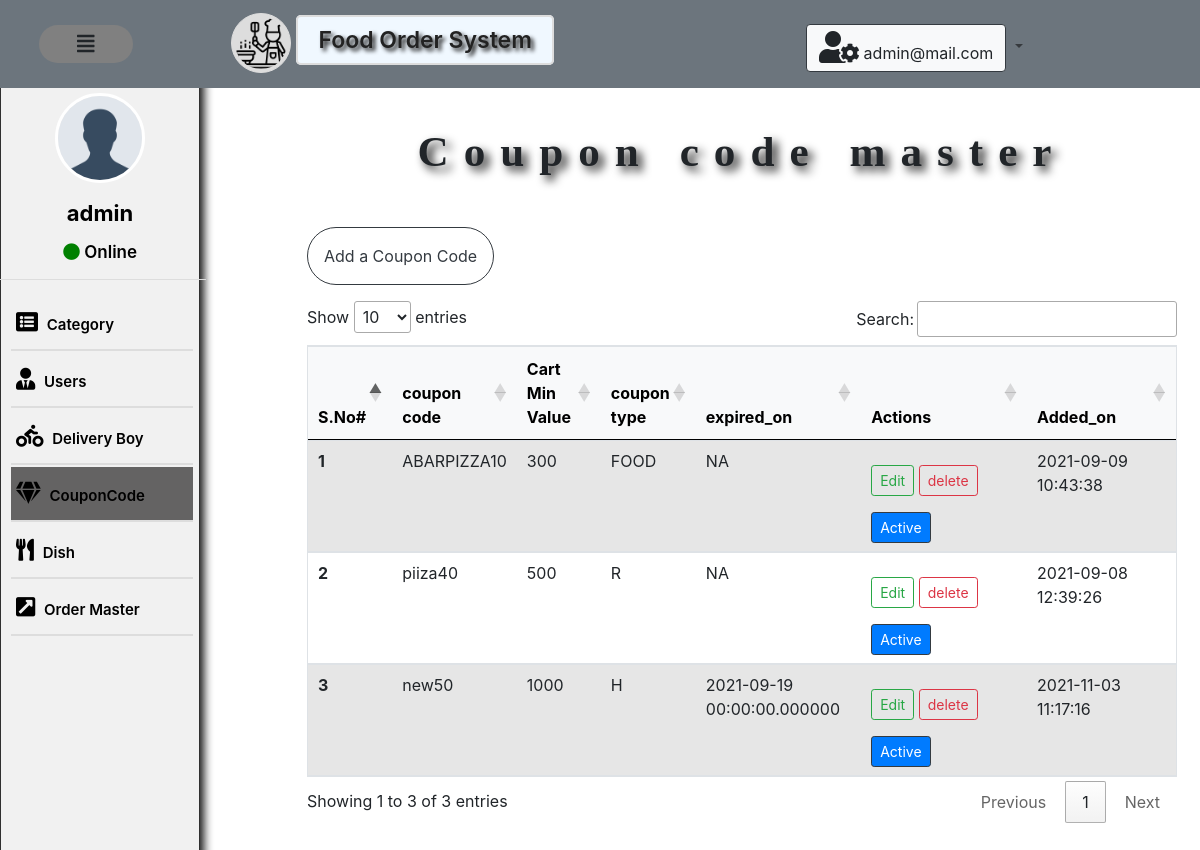
Page /admin/couponCode.php (signed in) on the committed database.
### tables this page shows
CREATE TABLE `coupon_code` (
  `id` int(11) NOT NULL,
  `coupon_code` varchar(11) NOT NULL,
  `coupon_type` varchar(11) NOT NULL,
  `cart_min_value` int(11) NOT NULL,
  `expired_on` datetime(6) NOT NULL,
  `status` int(11) NOT NULL,
  `added_on` timestamp NOT NULL DEFAULT current_timestamp() ON UPDATE current_timestamp()
);

### admin/couponCode.php (the view, shortened to what this page needs)
<?php
require '../_dbConnect.php';
include './_top.php';
?>
<!doctype html>
<html lang="en">
<head>
  <link rel="stylesheet" href="https://maxcdn.bootstrapcdn.com/bootstrap/4.0.0/css/bootstrap.min.css">
  <link href="https://cdnjs.cloudflare.com/ajax/libs/font-awesome/5.15.1/css/all.min.css" rel="stylesheet" />
  <link rel="stylesheet" href="//cdn.datatables.net/1.10.25/css/jquery.dataTables.min.css">
</head>
<body>
  <div class="container bg-gray col-12 col-md-9 d-inline-block float-right mx-2 mb-5 mt-5">
    <h4 class=" effect text-center">Coupon code master</h4>
    <a type="button" href="addcoupon.php" class="btn btn-outline-dark border border-dark rounded-pill my-3  p-3">Add
      a Coupon Code</a>
    <table class="table table-striped mt-3 border" id="myTable">
      <thead class="table-light ">
        <tr>
          <th scope="col" width="05%">S.No#</th>
          <th scope="col" width="10%">coupon code</th>
          <th scope="col" width="10%"> Cart Min Value</th>
          <th scope="col" width="10%">coupon type</th>
          <th scope="col mx-2" width="20%">expired_on</th>
          <th scope="col mx-2" width="25%%">Actions</th>
          <th scope="col mx-2" width="20%">Added_on</th>
        </tr>
      </thead>
      <tbody>
        <?php
        $sql = "SELECT * FROM `coupon_code` WHERE 1";
        $result = mysqli_query($connection, $sql);
        $numRow = mysqli_num_rows($result);
        if ($numRow > 0) {
          $i = 1;
          while ($fetchRow = mysqli_fetch_assoc($result)) {
            if ($fetchRow['expired_on'] == '0000-00-00 00:00:00.000000') {
              $expire = 'NA';
            } else {
              $expire = $fetchRow['expired_on'];
            }
            echo '
                   <tr>
                 <th scope="row">' . $i . '</th>
                 <td> ' .   $fetchRow['coupon_code'] . '  </td>
                 <td> ' .   $fetchRow['cart_min_value'] . ' </td>
                 <td> ' .   $fetchRow['coupon_type'] . ' </td>
                 <td> ' .   $expire . ' </td>
                 <td> <a type="button" href="?Id=' . $fetchRow['id'] . '" class=" edit btn btn-sm btn-outline-success my-3" id="' . $fetchRow['id'] . '"   data-bs-target="#exampleModal"  data-bs-toggle="modal" > Edit</a> </a>
                 <input type="hidden"  id="delsno" name="delsno">
                 <a type="button" class=" delete btn btn-sm btn-outline-danger my-2" href="?Id=' . $fetchRow['id'] . '&type=delete"  id="' . $fetchRow['id'] . '"> delete</a>
                 ';
            if ($fetchRow['status'] == '1') {
              echo '  <a type="button" class="btn btn-sm btn-primary border-dark"  href="?Id=' . $fetchRow['id'] . '&type=deactive">Active</a> ';
            } else {
              echo '<a type="button" class="btn btn-sm btn-warning border-dark" href="?Id=' . $fetchRow['id'] . '&type=active">Deactive </a> ';
            }
            echo '</td>  <td>' .   $fetchRow['added_on'] . '</td> </tr> ';
            $i++;
          }
        } else {
          echo '<div class="alert alert-warning" role="alert">
                    <i class="fas fa-exclamation-triangle"></i> No records found
                  </div>';
        }
        ?>
      </tbody>
    </table>
  </div>
</body>
</html>

### admin/style.css (style rules this page uses)
.effect { font-size: 2.7rem; font-weight: 700; text-shadow: 5px 5px 10px #111; padding: 25px 0; margin-top: 3.3rem; text-align: center; letter-spacing: 15px; font-family: Verdana; }

### rows in the picture
coupon_code: coupon_code "ABARPIZZA10", cart_min_value "300", coupon_type "FOOD", expired_on "NA", added_on "2021-09-09 10:43:38"
coupon_code: coupon_code "piiza40", cart_min_value "500", coupon_type "R", expired_on "NA", added_on "2021-09-08 12:39:26"
coupon_code: coupon_code "new50", cart_min_value "1000", coupon_type "H", expired_on "2021-09-19 00:00:00.000000", added_on "2021-11-03 11:17:16"

### other values in the picture
substr($_SESSION['name'],0,20) "admin@mail.com"
substr($_SESSION['name'],0,05) "admin"
